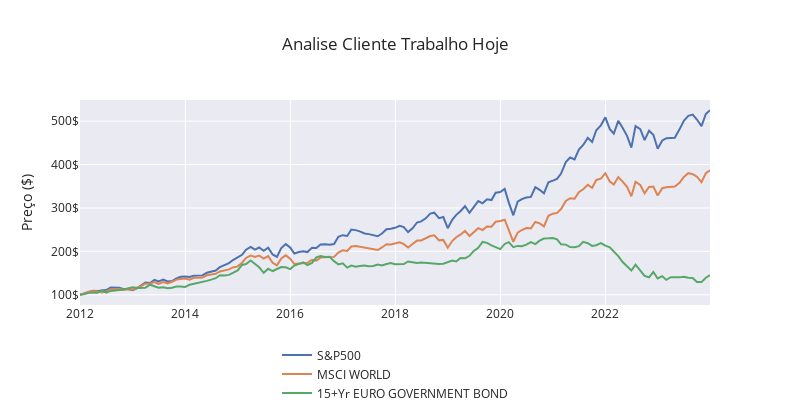
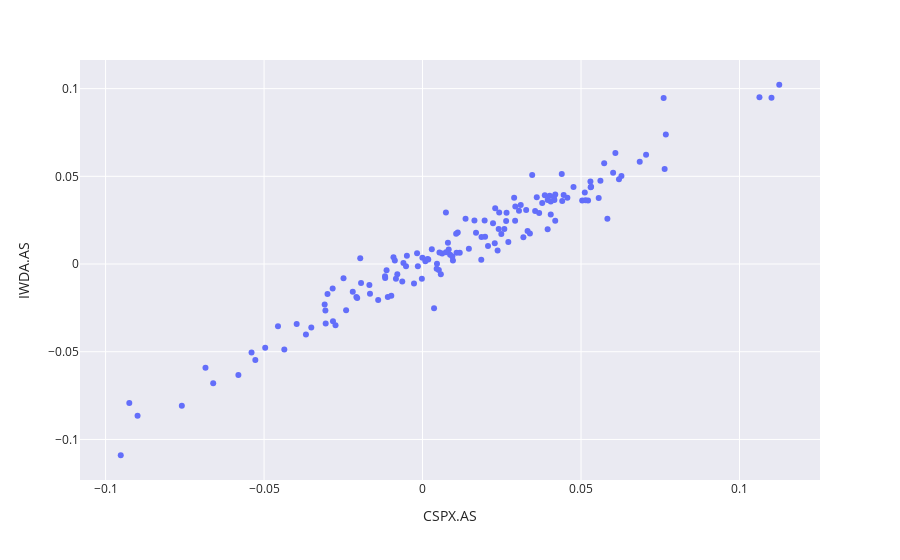
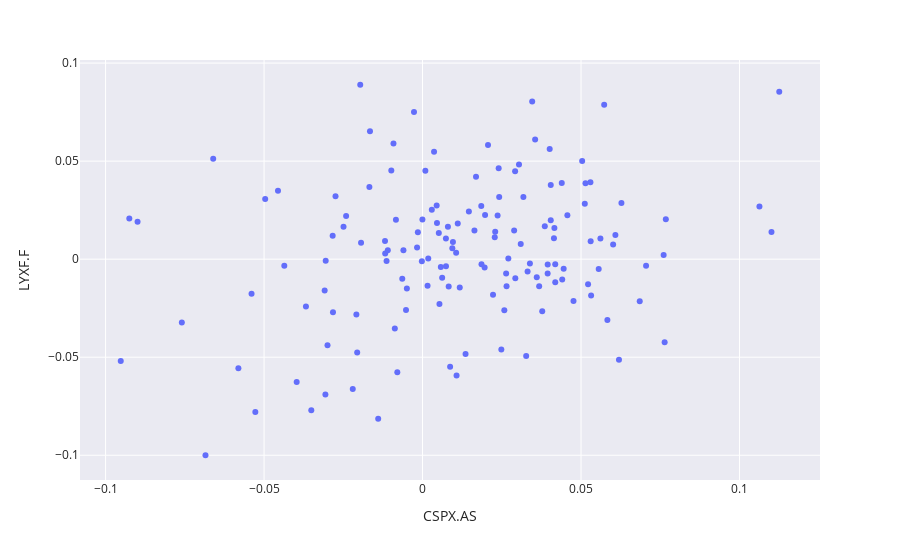
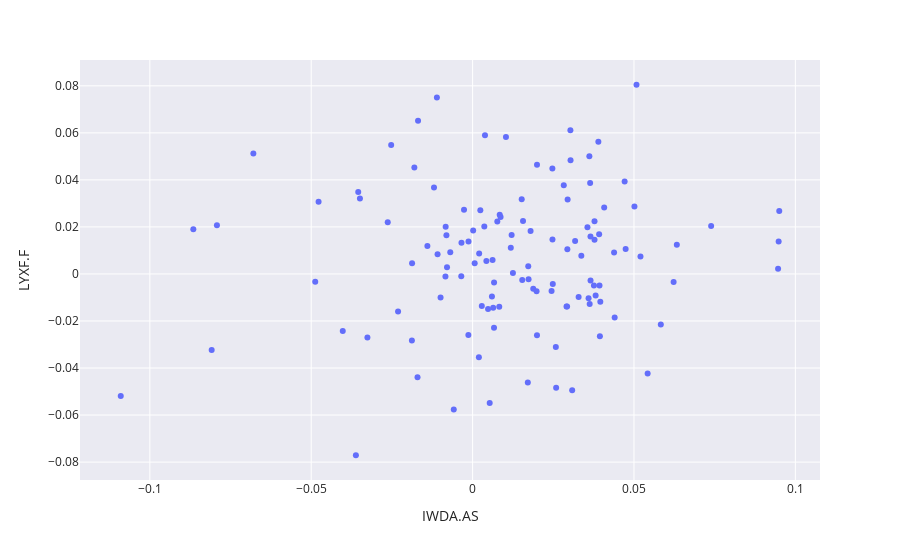

Here is the notebook cell these charts were saved with, in order:
### Markdown cell above
## 6) Actualize a análise para o dia de hoje.

### Code cell
#Definição das variáveis do problema

tickers = ['CSPX.AS', 'IWDA.AS', 'LYXF.F']
start = '2011-12-30'
end2 = '2030-12-31'

#Definicao de variaveis

def merge_time_series(df_1, df_2, how='outer'):
    df = df_1.merge(df_2, how=how, left_index=True, right_index=True)
    return df

def normalize(df):
    df = df.dropna()
    return (df / df.iloc[0]) * 100

def download_yahoo_data(tickers, normalize_quotes=False,
                      start=start, end=end2):
    quotes=pd.DataFrame()
    for ticker in tickers:
        df = yf.download(ticker, start=start, end=end2, progress=False)
        df = df[['Adj Close']]
        df.columns=[ticker]
        quotes = merge_time_series(quotes, df)
    
    quotes = quotes.ffill()
     
    if normalize_quotes:
        quotes = normalize(quotes)

    return quotes

ETFs2 = download_yahoo_data(tickers, start=start, end=end2)

# Resample para business month
# (seleccionando o último preço de cada dia útil do mês)
ETFs2_mensal = ETFs2.resample('BM').last()


# Fazer com que as séries temporais comecem do mesmo ponto
ETFs2_mensal = normalize(ETFs2_mensal)

# Fazer gráfico vazio
fig = go.Figure()

# Mover legenda para baixo
fig.update_layout(legend=dict(
    yanchor="bottom",
    y=-0.5,
    xanchor="center",
    x=0.5
))

# Adicionar as linhas (uma a uma)
fig = fig.add_trace(go.Scatter(x=ETFs2_mensal.index, y=ETFs2_mensal[tickers[0]], name='S&P500'))
fig = fig.add_trace(go.Scatter(x=ETFs2_mensal.index, y=ETFs2_mensal[tickers[1]], name='MSCI WORLD'))
fig = fig.add_trace(go.Scatter(x=ETFs2_mensal.index, y=ETFs2_mensal[tickers[2]], name='15+Yr EURO GOVERNMENT BOND'))

# Acrescentar símbolos de dólar e títulos nos eixos
fig = fig.update_yaxes(title='Preço ($)', ticksuffix='$')

# Acrescentar tema
fig = fig.update_layout(template='seaborn',
                        title='Analise Cliente Trabalho Hoje',
                        height=420,
                        width=790)

fig.show()



#GRAFICOS DE DISPERSAO
ETFs2_ret = ETFs2_mensal.pct_change()
# Fazer scatter plot
fig = px.scatter(ETFs2_ret, x=tickers[0], y=tickers[1])
# Acrescentar tema
fig = fig.update_layout(template='seaborn')
fig.show()


#GRAFICOS DE DISPERSAO
ETFs2_ret = ETFs2_mensal.pct_change()
# Fazer scatter plot
fig = px.scatter(ETFs2_ret, x=tickers[0], y=tickers[2])
# Acrescentar tema
fig = fig.update_layout(template='seaborn')
fig.show()

#GRAFICO DE DISPERSAO
ETFs2_ret = ETFs2_mensal.pct_change()
# Fazer scatter plot
fig = px.scatter(ETFs_ret, x=tickers[1], y=tickers[2])
# Acrescentar tema
fig = fig.update_layout(template='seaborn')
fig.show()


#CORRELACOES
# Calcular e usar retornos para comparações de correlação
ETFs2_mensal_ret = ETFs2_mensal.pct_change()

# É sempre aconselhável tirar quaisquer na's
# Remove all rows wit NULL values from the DataFrame.
ETFs2_mensal_ret = ETFs2_mensal_ret.dropna()

ETFs2_mensal_ret_corr = ETFs2_mensal_ret.corr()

sns.heatmap(ETFs2_mensal_ret_corr,
           annot=True,
           vmin=-1, vmax=1,
           cmap='coolwarm')

plt.show()

ETFs2_mensal

### Figure 1 — Plotly figure (JSON) as saved in the notebook; plotly's stock layout.template omitted (floating-point values rounded to 4 significant figures; data arrays with more than 128 entries replaced by an {"elided": "..."} marker saying what was removed)
{"data": [{"name": "S&P500", "type": "scatter", "x": {"elided": "145 str values"}, "y": {"elided": "145 float values"}}, {"name": "MSCI WORLD", "type": "scatter", "x": {"elided": "145 str values"}, "y": {"elided": "145 float values"}}, {"name": "15+Yr EURO GOVERNMENT BOND", "type": "scatter", "x": {"elided": "145 str values"}, "y": {"elided": "145 float values"}}], "layout": {"height": 420, "legend": {"x": 0.5, "xanchor": "center", "y": -0.5, "yanchor": "bottom"}, "title": {"text": "Analise Cliente Trabalho Hoje"}, "width": 790, "yaxis": {"ticksuffix": "$", "title": {"text": "Preço ($)"}}}}

### Figure 2 — Plotly figure (JSON) as saved in the notebook; plotly's stock layout.template omitted (floating-point values rounded to 4 significant figures; data arrays with more than 128 entries replaced by an {"elided": "..."} marker saying what was removed)
{"data": [{"hovertemplate": "CSPX.AS=%{x}<br>IWDA.AS=%{y}<extra></extra>", "legendgroup": "", "marker": {"color": "#636efa", "symbol": "circle"}, "mode": "markers", "name": "", "orientation": "v", "showlegend": false, "type": "scatter", "x": {"elided": "145 float values"}, "xaxis": "x", "y": {"elided": "145 float values"}, "yaxis": "y"}], "layout": {"legend": {"tracegroupgap": 0}, "margin": {"t": 60}, "xaxis": {"anchor": "y", "domain": [0, 1], "title": {"text": "CSPX.AS"}}, "yaxis": {"anchor": "x", "domain": [0, 1], "title": {"text": "IWDA.AS"}}}}

### Figure 3 — Plotly figure (JSON) as saved in the notebook; plotly's stock layout.template omitted (floating-point values rounded to 4 significant figures; data arrays with more than 128 entries replaced by an {"elided": "..."} marker saying what was removed)
{"data": [{"hovertemplate": "CSPX.AS=%{x}<br>LYXF.F=%{y}<extra></extra>", "legendgroup": "", "marker": {"color": "#636efa", "symbol": "circle"}, "mode": "markers", "name": "", "orientation": "v", "showlegend": false, "type": "scatter", "x": {"elided": "145 float values"}, "xaxis": "x", "y": {"elided": "145 float values"}, "yaxis": "y"}], "layout": {"legend": {"tracegroupgap": 0}, "margin": {"t": 60}, "xaxis": {"anchor": "y", "domain": [0, 1], "title": {"text": "CSPX.AS"}}, "yaxis": {"anchor": "x", "domain": [0, 1], "title": {"text": "LYXF.F"}}}}

### Figure 4 — Plotly figure (JSON) as saved in the notebook; plotly's stock layout.template omitted (floating-point values rounded to 4 significant figures)
{"data": [{"hovertemplate": "IWDA.AS=%{x}<br>LYXF.F=%{y}<extra></extra>", "legendgroup": "", "marker": {"color": "#636efa", "symbol": "circle"}, "mode": "markers", "name": "", "orientation": "v", "showlegend": false, "type": "scatter", "x": [null, 0.03778, 0.02945, 0.01734, -0.008413, -0.02523, 0.02588, 0.04711, 0.006183, -0.001271, -0.014, 0.008392, -0.008109, 0.03593, 0.03759, 0.04384, 0.003835, 0.02579, -0.03259, 0.03369, -0.02309, 0.02936, 0.03778, 0.01249, 0.005992, -0.01804, 0.03176, 0.0001729, 0.003631, 0.03652, 0.01562, 0.008673, 0.03618, 0.01879, 0.01183, 0.02825, 0.01521, 0.05078, 0.06328, 0.03034, -0.01706, 0.0171, -0.03616, 0.0303, -0.08084, -0.0349, 0.09501, 0.03932, -0.04023, -0.06793, 0.002396, 0.01209, 0.001945, 0.04077, -0.01106, 0.03921, 0.002852, 0.0006465, 0.005297, 0.05423, 0.02475, -0.005829, 0.05014, 0.004786, -0.006918, -0.01085, -0.009928, -0.007929, -0.008345, 0.02928, 0.03558, -0.003447, 0.008257, 0.01538, -0.01875, -0.03543, 0.03812, 0.03627, 0.002034, 0.02446, 0.01981, 0.006646, -0.04876, 0.004271, -0.07921, 0.0739, 0.03957, 0.02472, 0.03654, -0.04772, 0.03896, 0.03642, -0.0169, 0.03284, -0.001309, 0.04402, 0.006638, 0.01034, -0.08652, -0.109, 0.09482, 0.02484, 0.01796, -0.002657, 0.05831, -0.01196, -0.02629, 0.09465, 0.01724, 0.006377, 0.03085, 0.06228, 0.01995, -0.003509, 0.04742, 0.01995, 0.0291, -0.01881, 0.05201, 0.007657, 0.03944], "xaxis": "x", "y": [null, 0.01459, 0.03171, -0.002238, -0.001118, 0.0548, -0.04835, 0.03927, 0.005915, 0.01378, 0.01193, 0.02522, 0.01648, -0.01031, -0.004956, 0.009136, 0.05895, -0.03107, -0.02702, 0.007783, -0.01595, 0.0105, 0.02243, 0.000397, -0.009538, 0.04524, 0.01404, 0.01849, 0.02021, 0.01596, 0.02256, 0.02425, 0.05006, -0.006273, 0.01114, 0.03777, 0.03175, 0.08045, 0.01237, 0.04834, -0.0439, -0.0461, -0.07708, 0.06109, -0.03234, 0.03214, 0.02682, -0.004945, -0.0242, 0.05121, 0.02712, 0.01656, -0.03539, 0.02827, 0.07505, 0.01685, -0.01357, 0.004573, -0.05492, -0.04236, 0.01463, -0.05764, 0.02871, -0.01492, 0.009262, 0.008356, -0.01002, 0.002843, 0.02012, -0.01385, 0.01991, 0.01329, -0.01394, -0.002602, 0.004504, 0.03489, -0.009206, -0.01275, 0.00872, -0.007272, -0.007372, -0.00362, -0.003354, 0.005515, 0.02069, 0.0204, -0.01178, 0.04489, -0.002766, 0.03073, 0.05622, 0.0387, 0.0652, -0.009787, -0.02595, -0.0185, -0.02288, 0.05819, 0.01904, -0.05191, 0.01381, -0.004279, 0.01824, 0.02736, -0.02151, 0.03679, 0.02202, 0.002189, 0.003294, -0.01441, -0.04941, -0.003394, -0.0261, -0.0009502, 0.01058, 0.04642, -0.01385, -0.02827, 0.007433, 0.02232, -0.02654], "yaxis": "y"}], "layout": {"legend": {"tracegroupgap": 0}, "margin": {"t": 60}, "xaxis": {"anchor": "y", "domain": [0, 1], "title": {"text": "IWDA.AS"}}, "yaxis": {"anchor": "x", "domain": [0, 1], "title": {"text": "LYXF.F"}}}}
